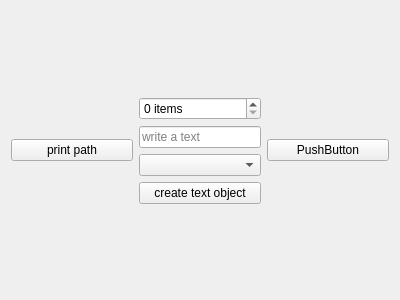
<?xml version="1.0" encoding="UTF-8"?>
<ui version="4.0">
 <class>Form</class>
 <widget class="QWidget" name="Form">
  <property name="geometry">
   <rect>
    <x>0</x>
    <y>0</y>
    <width>400</width>
    <height>300</height>
   </rect>
  </property>
  <property name="windowTitle">
   <string>Form</string>
  </property>
  <layout class="QVBoxLayout" name="verticalLayout_2">
   <item>
    <layout class="QHBoxLayout" name="horizontalLayout" stretch="1,1,1">
     <item>
      <widget class="QPushButton" name="pbn_path">
       <property name="text">
        <string>print path</string>
       </property>
      </widget>
     </item>
     <item>
      <layout class="QVBoxLayout" name="verticalLayout">
       <item>
        <spacer name="verticalSpacer_2">
         <property name="orientation">
          <enum>Qt::Vertical</enum>
         </property>
         <property name="sizeHint" stdset="0">
          <size>
           <width>20</width>
           <height>40</height>
          </size>
         </property>
        </spacer>
       </item>
       <item>
        <widget class="QSpinBox" name="spb_count">
         <property name="suffix">
          <string> items</string>
         </property>
         <property name="maximum">
          <number>2000</number>
         </property>
        </widget>
       </item>
       <item>
        <widget class="QLineEdit" name="led_text">
         <property name="placeholderText">
          <string>write a text</string>
         </property>
        </widget>
       </item>
       <item>
        <widget class="QComboBox" name="cbx_geometry_type"/>
       </item>
       <item>
        <widget class="QPushButton" name="pbn_text_object">
         <property name="text">
          <string>create text object</string>
         </property>
        </widget>
       </item>
       <item>
        <spacer name="verticalSpacer">
         <property name="orientation">
          <enum>Qt::Vertical</enum>
         </property>
         <property name="sizeHint" stdset="0">
          <size>
           <width>20</width>
           <height>40</height>
          </size>
         </property>
        </spacer>
       </item>
      </layout>
     </item>
     <item>
      <widget class="QPushButton" name="pbn_test_button">
       <property name="text">
        <string>PushButton</string>
       </property>
      </widget>
     </item>
    </layout>
   </item>
  </layout>
 </widget>
 <resources/>
 <connections/>
</ui>
